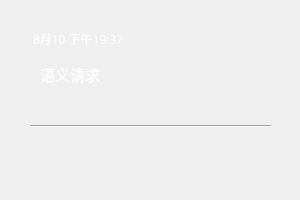
<?xml version="1.0" encoding="UTF-8"?>
<ui version="4.0">
 <class>msg_box</class>
 <widget class="QWidget" name="msg_box">
  <property name="geometry">
   <rect>
    <x>0</x>
    <y>0</y>
    <width>300</width>
    <height>200</height>
   </rect>
  </property>
  <property name="sizePolicy">
   <sizepolicy hsizetype="Fixed" vsizetype="Fixed">
    <horstretch>0</horstretch>
    <verstretch>0</verstretch>
   </sizepolicy>
  </property>
  <property name="minimumSize">
   <size>
    <width>300</width>
    <height>200</height>
   </size>
  </property>
  <property name="maximumSize">
   <size>
    <width>300</width>
    <height>200</height>
   </size>
  </property>
  <property name="font">
   <font>
    <family>Microsoft YaHei UI</family>
   </font>
  </property>
  <property name="windowTitle">
   <string>msg</string>
  </property>
  <property name="autoFillBackground">
   <bool>true</bool>
  </property>
  <widget class="QFrame" name="verticalFrame">
   <property name="geometry">
    <rect>
     <x>25</x>
     <y>25</y>
     <width>250</width>
     <height>160</height>
    </rect>
   </property>
   <property name="sizePolicy">
    <sizepolicy hsizetype="Preferred" vsizetype="Fixed">
     <horstretch>0</horstretch>
     <verstretch>0</verstretch>
    </sizepolicy>
   </property>
   <property name="minimumSize">
    <size>
     <width>250</width>
     <height>160</height>
    </size>
   </property>
   <property name="maximumSize">
    <size>
     <width>250</width>
     <height>160</height>
    </size>
   </property>
   <layout class="QVBoxLayout" name="msg_box_content" stretch="0,0,0,0,0">
    <property name="spacing">
     <number>5</number>
    </property>
    <property name="sizeConstraint">
     <enum>QLayout::SetDefaultConstraint</enum>
    </property>
    <property name="leftMargin">
     <number>5</number>
    </property>
    <property name="topMargin">
     <number>5</number>
    </property>
    <property name="rightMargin">
     <number>5</number>
    </property>
    <property name="bottomMargin">
     <number>5</number>
    </property>
    <item>
     <widget class="QLabel" name="time">
      <property name="enabled">
       <bool>true</bool>
      </property>
      <property name="sizePolicy">
       <sizepolicy hsizetype="Preferred" vsizetype="Fixed">
        <horstretch>0</horstretch>
        <verstretch>0</verstretch>
       </sizepolicy>
      </property>
      <property name="palette">
       <palette>
        <active>
         <colorrole role="WindowText">
          <brush brushstyle="SolidPattern">
           <color alpha="255">
            <red>255</red>
            <green>255</green>
            <blue>255</blue>
           </color>
          </brush>
         </colorrole>
        </active>
        <inactive>
         <colorrole role="WindowText">
          <brush brushstyle="SolidPattern">
           <color alpha="255">
            <red>255</red>
            <green>255</green>
            <blue>255</blue>
           </color>
          </brush>
         </colorrole>
        </inactive>
        <disabled>
         <colorrole role="WindowText">
          <brush brushstyle="SolidPattern">
           <color alpha="255">
            <red>120</red>
            <green>120</green>
            <blue>120</blue>
           </color>
          </brush>
         </colorrole>
        </disabled>
       </palette>
      </property>
      <property name="font">
       <font>
        <family>Microsoft YaHei UI Light</family>
       </font>
      </property>
      <property name="autoFillBackground">
       <bool>false</bool>
      </property>
      <property name="frameShape">
       <enum>QFrame::NoFrame</enum>
      </property>
      <property name="text">
       <string>8月10 下午19:37</string>
      </property>
      <property name="scaledContents">
       <bool>true</bool>
      </property>
      <property name="wordWrap">
       <bool>true</bool>
      </property>
      <property name="margin">
       <number>3</number>
      </property>
      <property name="indent">
       <number>3</number>
      </property>
     </widget>
    </item>
    <item>
     <widget class="QLabel" name="ask_text">
      <property name="sizePolicy">
       <sizepolicy hsizetype="Preferred" vsizetype="Preferred">
        <horstretch>0</horstretch>
        <verstretch>0</verstretch>
       </sizepolicy>
      </property>
      <property name="minimumSize">
       <size>
        <width>241</width>
        <height>32</height>
       </size>
      </property>
      <property name="maximumSize">
       <size>
        <width>300</width>
        <height>60</height>
       </size>
      </property>
      <property name="palette">
       <palette>
        <active>
         <colorrole role="WindowText">
          <brush brushstyle="SolidPattern">
           <color alpha="255">
            <red>255</red>
            <green>255</green>
            <blue>255</blue>
           </color>
          </brush>
         </colorrole>
        </active>
        <inactive>
         <colorrole role="WindowText">
          <brush brushstyle="SolidPattern">
           <color alpha="255">
            <red>255</red>
            <green>255</green>
            <blue>255</blue>
           </color>
          </brush>
         </colorrole>
        </inactive>
        <disabled>
         <colorrole role="WindowText">
          <brush brushstyle="SolidPattern">
           <color alpha="255">
            <red>120</red>
            <green>120</green>
            <blue>120</blue>
           </color>
          </brush>
         </colorrole>
        </disabled>
       </palette>
      </property>
      <property name="font">
       <font>
        <family>Microsoft JhengHei UI</family>
        <pointsize>11</pointsize>
        <kerning>true</kerning>
       </font>
      </property>
      <property name="autoFillBackground">
       <bool>false</bool>
      </property>
      <property name="text">
       <string>语义请求</string>
      </property>
      <property name="textFormat">
       <enum>Qt::PlainText</enum>
      </property>
      <property name="scaledContents">
       <bool>true</bool>
      </property>
      <property name="alignment">
       <set>Qt::AlignLeading|Qt::AlignLeft|Qt::AlignTop</set>
      </property>
      <property name="wordWrap">
       <bool>true</bool>
      </property>
      <property name="indent">
       <number>10</number>
      </property>
      <property name="openExternalLinks">
       <bool>false</bool>
      </property>
     </widget>
    </item>
    <item>
     <spacer name="horizontalSpacer">
      <property name="orientation">
       <enum>Qt::Horizontal</enum>
      </property>
      <property name="sizeHint" stdset="0">
       <size>
        <width>40</width>
        <height>20</height>
       </size>
      </property>
     </spacer>
    </item>
    <item>
     <widget class="Line" name="line">
      <property name="sizePolicy">
       <sizepolicy hsizetype="Preferred" vsizetype="Fixed">
        <horstretch>0</horstretch>
        <verstretch>0</verstretch>
       </sizepolicy>
      </property>
      <property name="minimumSize">
       <size>
        <width>241</width>
        <height>3</height>
       </size>
      </property>
      <property name="maximumSize">
       <size>
        <width>300</width>
        <height>3</height>
       </size>
      </property>
      <property name="sizeIncrement">
       <size>
        <width>0</width>
        <height>0</height>
       </size>
      </property>
      <property name="orientation">
       <enum>Qt::Horizontal</enum>
      </property>
     </widget>
    </item>
    <item>
     <layout class="QHBoxLayout" name="btn_horizontalLayout">
      <property name="spacing">
       <number>0</number>
      </property>
      <property name="sizeConstraint">
       <enum>QLayout::SetDefaultConstraint</enum>
      </property>
      <property name="leftMargin">
       <number>0</number>
      </property>
      <property name="topMargin">
       <number>0</number>
      </property>
      <item>
       <widget class="QPushButton" name="btn_del">
        <property name="sizePolicy">
         <sizepolicy hsizetype="Fixed" vsizetype="Preferred">
          <horstretch>0</horstretch>
          <verstretch>0</verstretch>
         </sizepolicy>
        </property>
        <property name="minimumSize">
         <size>
          <width>28</width>
          <height>24</height>
         </size>
        </property>
        <property name="maximumSize">
         <size>
          <width>100</width>
          <height>50</height>
         </size>
        </property>
        <property name="font">
         <font>
          <family>Microsoft YaHei UI Light</family>
         </font>
        </property>
        <property name="autoFillBackground">
         <bool>false</bool>
        </property>
        <property name="text">
         <string/>
        </property>
        <property name="icon">
         <iconset resource="source.qrc">
          <normaloff>:/button/btn_del.png</normaloff>:/button/btn_del.png</iconset>
        </property>
        <property name="flat">
         <bool>true</bool>
        </property>
       </widget>
      </item>
      <item>
       <widget class="QPushButton" name="btn_edit">
        <property name="sizePolicy">
         <sizepolicy hsizetype="Preferred" vsizetype="Fixed">
          <horstretch>0</horstretch>
          <verstretch>0</verstretch>
         </sizepolicy>
        </property>
        <property name="minimumSize">
         <size>
          <width>28</width>
          <height>24</height>
         </size>
        </property>
        <property name="maximumSize">
         <size>
          <width>100</width>
          <height>50</height>
         </size>
        </property>
        <property name="font">
         <font>
          <family>Microsoft YaHei UI Light</family>
          <pointsize>9</pointsize>
         </font>
        </property>
        <property name="autoFillBackground">
         <bool>false</bool>
        </property>
        <property name="text">
         <string/>
        </property>
        <property name="icon">
         <iconset resource="source.qrc">
          <normaloff>:/button/btn_edit.png</normaloff>:/button/btn_edit.png</iconset>
        </property>
        <property name="flat">
         <bool>true</bool>
        </property>
       </widget>
      </item>
     </layout>
    </item>
   </layout>
  </widget>
  <widget class="QLabel" name="msg_background">
   <property name="geometry">
    <rect>
     <x>0</x>
     <y>0</y>
     <width>300</width>
     <height>200</height>
    </rect>
   </property>
   <property name="minimumSize">
    <size>
     <width>300</width>
     <height>200</height>
    </size>
   </property>
   <property name="maximumSize">
    <size>
     <width>350</width>
     <height>200</height>
    </size>
   </property>
   <property name="text">
    <string/>
   </property>
   <property name="pixmap">
    <pixmap resource="source.qrc">:/background/box_background.png</pixmap>
   </property>
   <property name="scaledContents">
    <bool>true</bool>
   </property>
  </widget>
  <zorder>msg_background</zorder>
  <zorder>verticalFrame</zorder>
 </widget>
 <resources>
  <include location="source.qrc"/>
  <include location="source.qrc"/>
 </resources>
 <connections/>
</ui>
